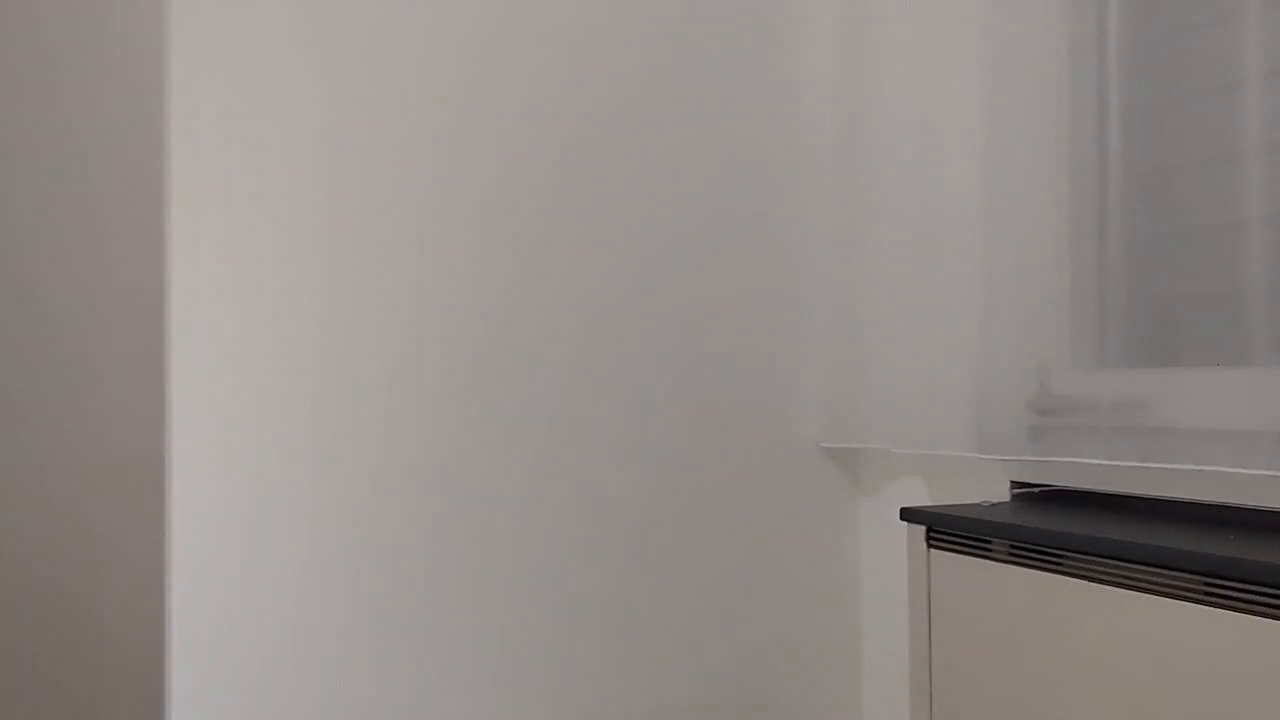
#> input picture frame 6 of ball.mp4, 1280 x 720 px
$ python tracker.py
#> lines starting #> are read from the running program, lines starting #| are printed output that depends on the picture; after the words box and inside, x2 and y2 are one past the last pixel; in counts of white or black regions, pixels touching at a corner belong together
import time
import cv2
import numpy as np
import matplotlib.pyplot as plt

def main():
    cap = cv2.VideoCapture("ball.mp4")
    fps = int(cap.get(cv2.CAP_PROP_FPS))

    # initialize background model
    bg_sub = cv2.createBackgroundSubtractorMOG2(varThreshold=50, detectShadows=False)
    ret, frame0 = cap.read()
#> frame0 is the input picture: shape (720, 1280, 3); mean B, G, R 136.2, 140.1, 146.6
    if not ret:
        print("Error: cannot read video file")
        exit(1)
    bg_sub.apply(frame0, learningRate=1.0)

    tracked_pos = []

    fig, axs = plt.subplots(nrows=1, ncols=3, figsize=(10, 2), dpi=100)

    axs[0].set_title("Position")
    axs[0].set_ylim(0, 700)
    axs[1].set_title("Velocity")
    axs[1].set_ylim(-200, 200)
    axs[2].set_title("Acceleration")
    axs[2].set_ylim(-30, 10)

    pl_pos = axs[0].plot([], [], c="b")[0]
    pl_vel = axs[1].plot([], [], c="b")[0]
    pl_acc = axs[2].plot([], [], c="b")[0]

    for ax in axs:
        ax.set_xlim(0, 20)
        ax.grid(True)

    fig.canvas.draw()
    bg_axs = [fig.canvas.copy_from_bbox(ax.bbox) for ax in axs]

    while True:
        ret, frame = cap.read()
        if not ret:
            cap.set(cv2.CAP_PROP_POS_FRAMES, 0)
            tracked_pos.clear()
            continue
        frame_annotated = frame.copy()

        st = time.time()

        # filter based on color
        hsv = cv2.cvtColor(frame, cv2.COLOR_BGR2HSV)
#> hsv: shape (720, 1280, 3); mean H, S, V 15.8, 19.2, 146.7
        mask_color = cv2.inRange(hsv, (20, 0, 0), (100, 255, 255))
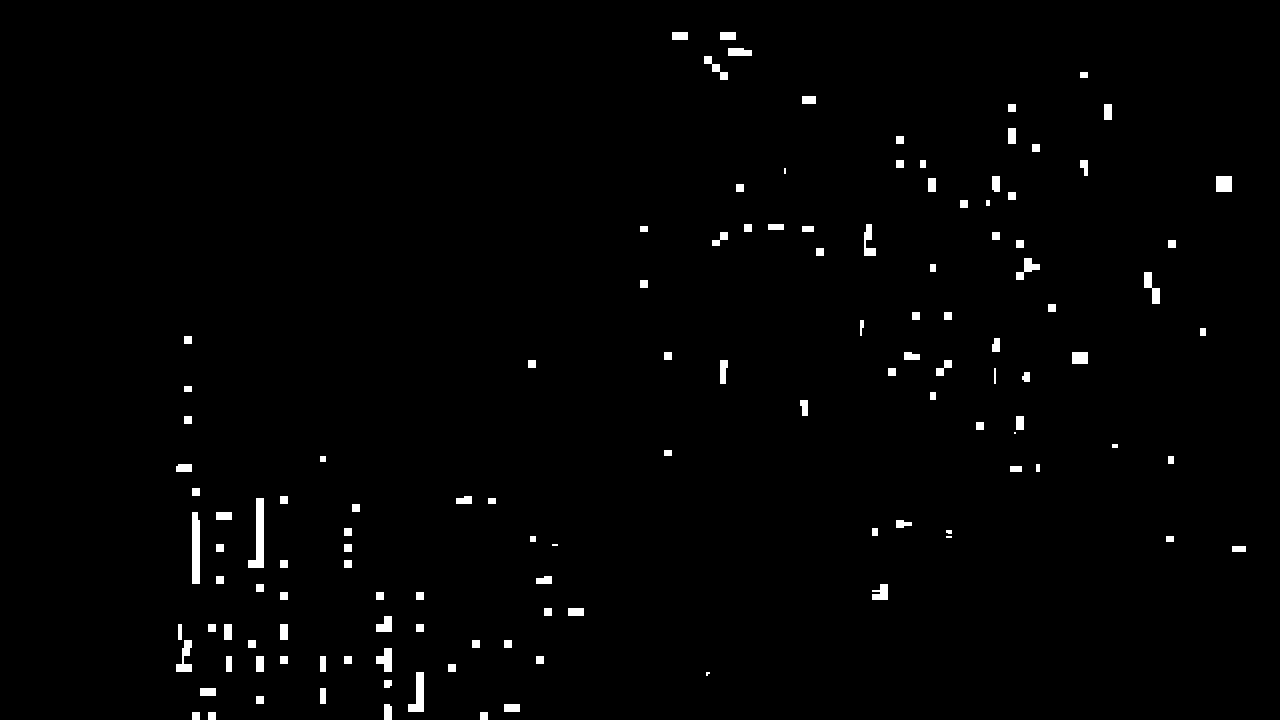
#> mask_color: shape (720, 1280); 1.3% white; 125 white regions (5 under 20 px), largest, box (x1, y1, x2, y2) and area: (248, 498, 264, 568) 624, (192, 512, 200, 584) 560, (408, 672, 424, 712) 384

        # filter based on motion
        mask_fg = bg_sub.apply(frame, learningRate=0)
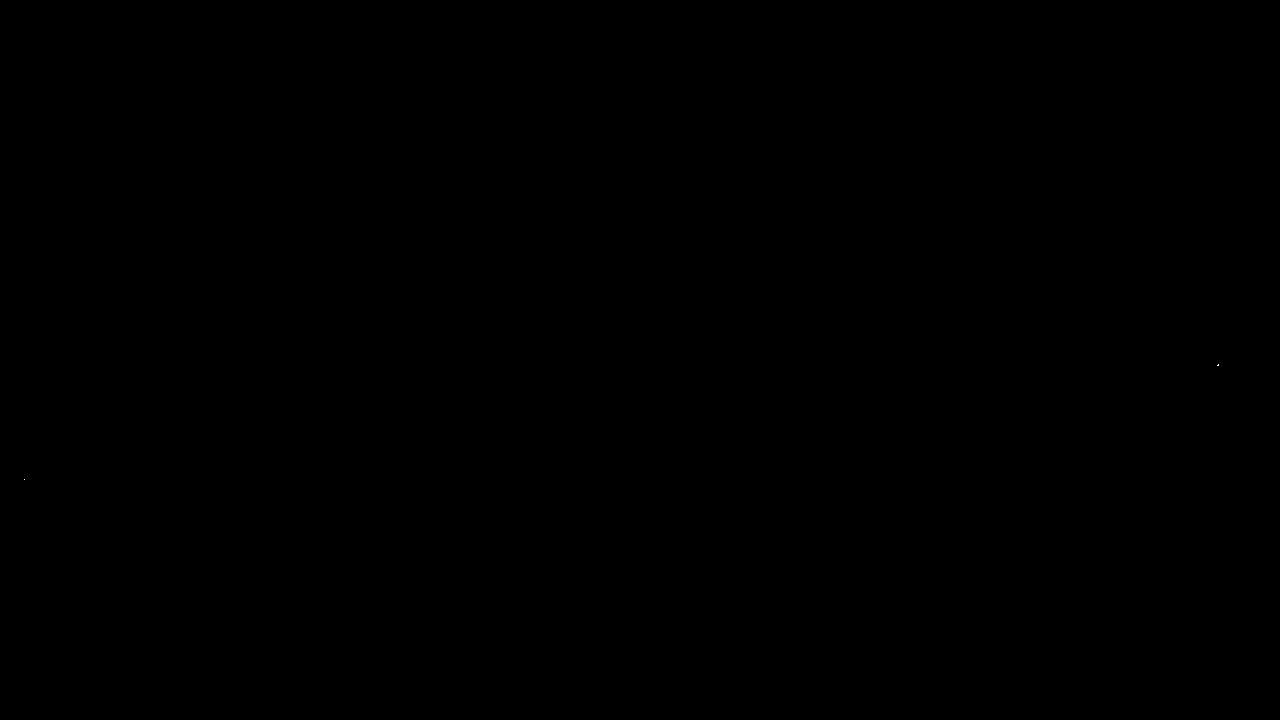
#> mask_fg: shape (720, 1280); 0% white in thin lines or dots, all inside (x1, y1, x2, y2) = (24, 364, 1219, 480)

        # combine both masks
        mask = cv2.bitwise_and(mask_color, mask_fg)
#> mask: shape (720, 1280); every value is 0
        mask = cv2.morphologyEx(
            mask, cv2.MORPH_OPEN, cv2.getStructuringElement(cv2.MORPH_ELLIPSE, (13, 13))
        )

        # find largest contour corresponding to the ball we want to track
        contours, _ = cv2.findContours(mask, cv2.RETR_EXTERNAL, cv2.CHAIN_APPROX_SIMPLE)
#> contours = []
        if len(contours) > 0:
            largest_contour = max(contours, key=cv2.contourArea)
            x, y, w, h = cv2.boundingRect(largest_contour)
            center = (x + w // 2, y + h // 2)
            tracked_pos.append(center)

            cv2.circle(frame_annotated, center, 30, (255, 0, 0), 2)
            cv2.circle(frame_annotated, center, 2, (255, 0, 0), 2)

        # draw trajectory
        for i in range(1, len(tracked_pos)):
            cv2.line(frame_annotated, tracked_pos[i - 1], tracked_pos[i], (255, 0, 0), 1)

        row1 = cv2.hconcat([frame, cv2.cvtColor(mask_color, cv2.COLOR_GRAY2BGR)])
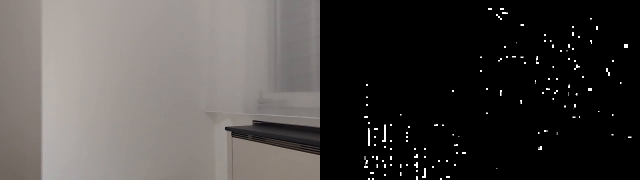
#> row1: shape (720, 2560, 3) (shown at 1/4 size); mean B, G, R 69.8, 71.7, 75
        row2 = cv2.hconcat(
            [
                cv2.cvtColor(mask_fg, cv2.COLOR_GRAY2BGR),
                cv2.cvtColor(mask, cv2.COLOR_GRAY2BGR),
            ]
        )
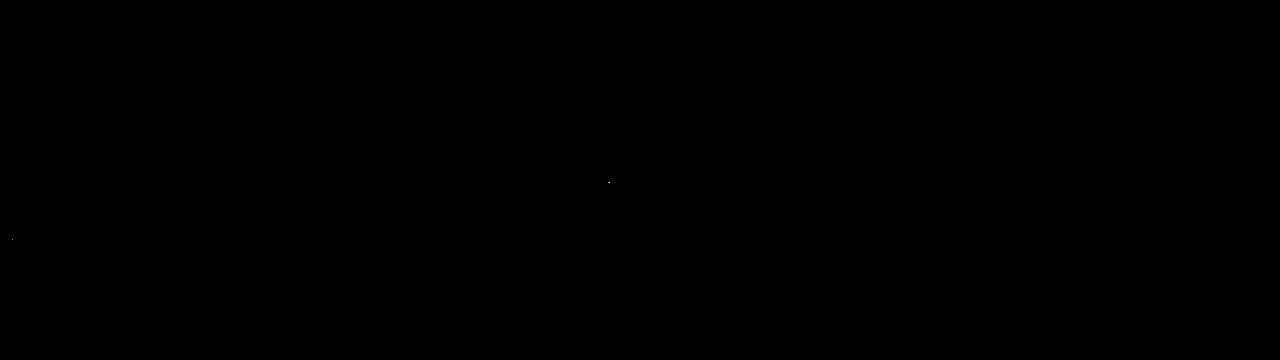
#> row2: shape (720, 2560, 3) (shown at 1/2 size); 0% white in thin lines or dots, all inside (x1, y1, x2, y2) = (24, 364, 1219, 480)
        composite = cv2.vconcat([row1, row2])
        composite = cv2.resize(composite, (0, 0), fx=0.75, fy=0.75)
#> composite: shape (1080, 1920, 3)

        pos = np.array([tracked_pos[0][1] - pos[1] for pos in tracked_pos])
        vel = np.diff(pos)
        acc = np.diff(vel)

        pl_pos.set_data(range(len(pos)), pos)
        pl_vel.set_data(range(len(vel)), vel)
        pl_acc.set_data(range(len(acc)), acc)

        fig.canvas.restore_region(bg_axs[0])
        axs[0].draw_artist(pl_pos)
        fig.canvas.blit(axs[0].bbox)

        fig.canvas.restore_region(bg_axs[1])
        axs[1].draw_artist(pl_vel)
        fig.canvas.blit(axs[1].bbox)

        fig.canvas.restore_region(bg_axs[2])
        axs[2].draw_artist(pl_acc)
        fig.canvas.blit(axs[2].bbox)

        buf = fig.canvas.buffer_rgba()
        plot = np.asarray(buf)
        plot = cv2.cvtColor(plot, cv2.COLOR_RGB2BGR)
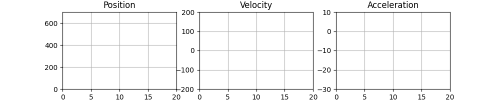
#> plot: shape (200, 1000, 3) (shown at 1/2 size); min 0, max 255, mean 246.9

        # pad plot with white to match width of frame, same left and right padding
        pad = (frame.shape[1] - plot.shape[1]) // 2
        plot = cv2.copyMakeBorder(plot, 50, 50, pad, pad, cv2.BORDER_CONSTANT, value=(255, 255, 255))
#> plot: shape (300, 1280, 3)

        # vstack frame and plot
        frame_annotated = cv2.vconcat([plot, frame_annotated])
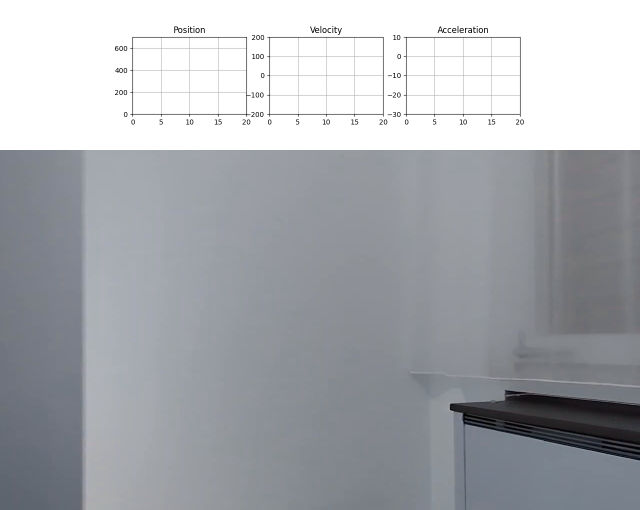
#> frame_annotated: shape (1020, 1280, 3) (shown at 1/2 size); mean R, G, B 170, 172.6, 177.3

        cv2.imshow("Frame", frame_annotated)
        # cv2.imshow("Plot", plot)

        et = time.time()

        dt = (et - st) * 1000
        target_time = 1000 / fps

        sleep_time = max(1, int(target_time - dt))

        key = cv2.waitKey(sleep_time) & 0xFF
#> (key q is pressed here)
        if key & 0xFF == ord("q"):
            break

    cap.release()
    cv2.destroyAllWindows()

if __name__ == "__main__":
    main()
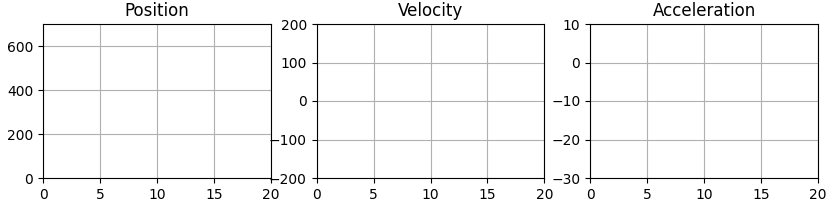
#> figure drawn by matplotlib, 3 panels

$ run again, starting later in the video
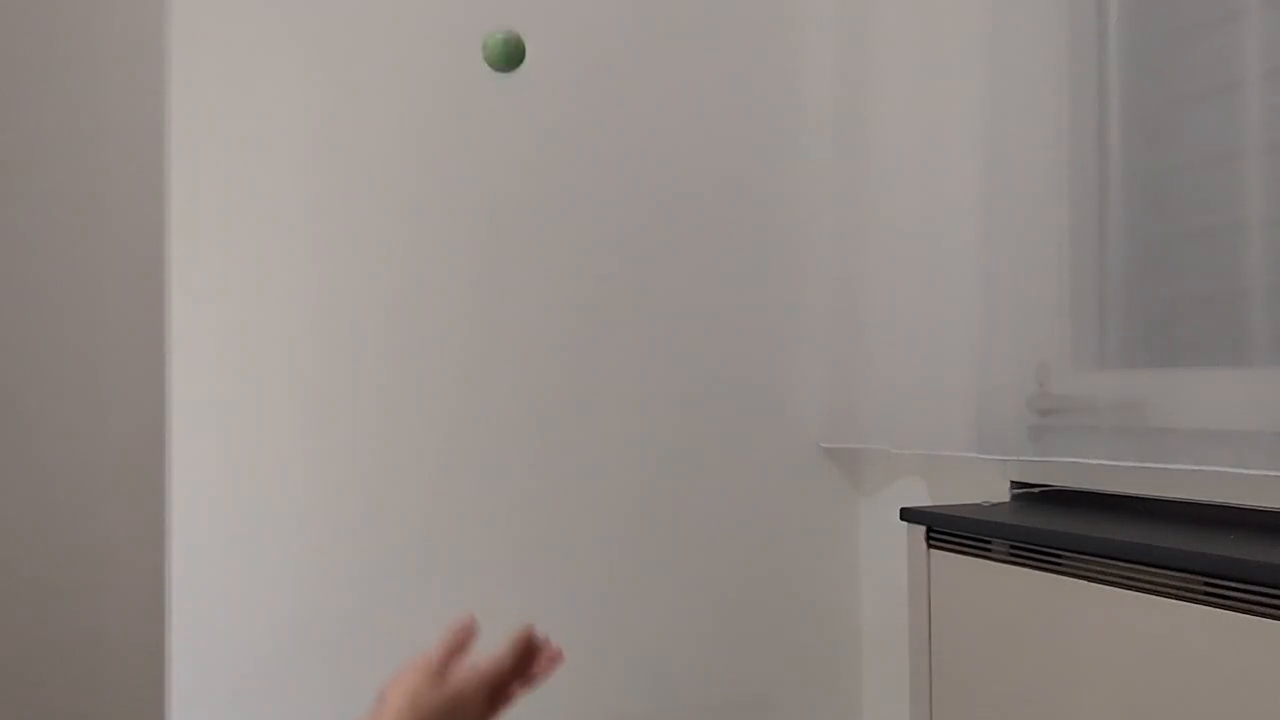
#> input picture frame 27 of ball.mp4, 1280 x 720 px
#> in main, frame0 is the input picture: shape (720, 1280, 3); mean B, G, R 134.6, 138.5, 145.7
#> hsv: shape (720, 1280, 3); mean H, S, V 15.7, 20.8, 145.9
#> in main, `mask_color = cv2.inRange(hsv, (20, 0, 0), (100, 255, 255))`:
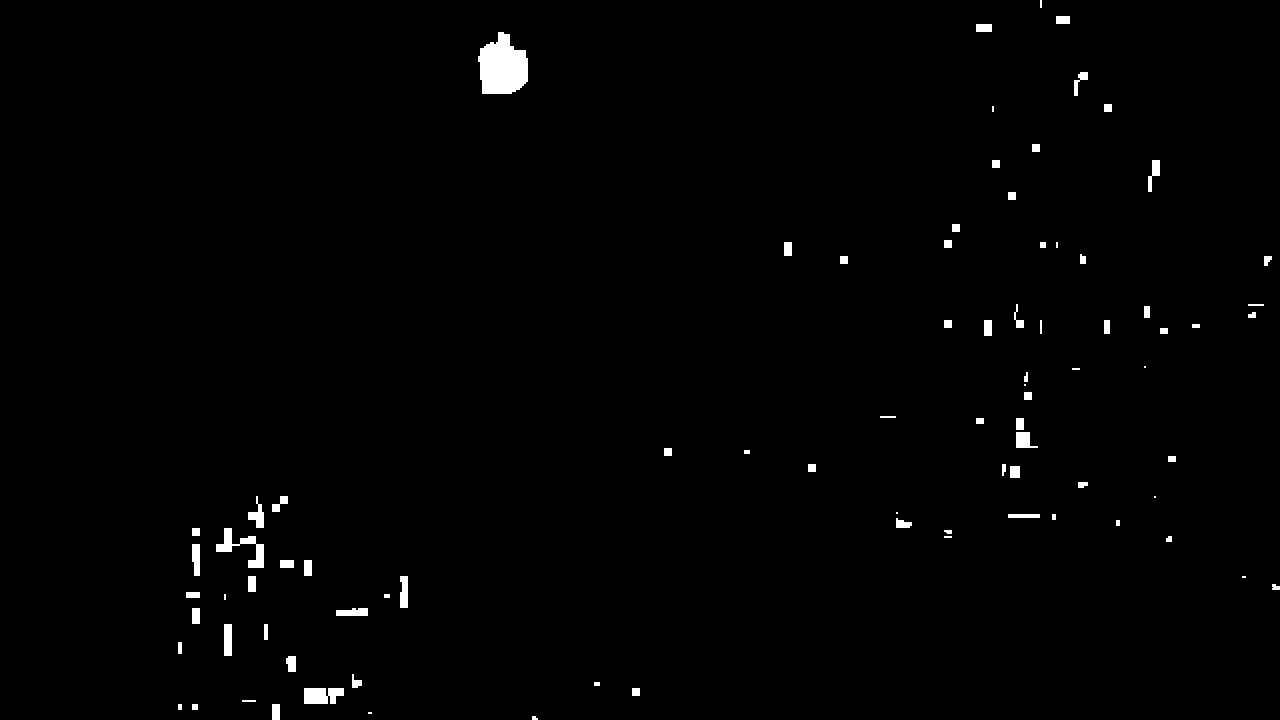
#> mask_color: shape (720, 1280); 1% white; 84 white regions (12 under 20 px), largest, box (x1, y1, x2, y2) and area: (478, 32, 528, 94) 2304, (216, 528, 264, 568) 640, (304, 688, 344, 704) 544
#> mask_fg: shape (720, 1280); 1.2% white; 12 white regions (5 under 20 px), largest, box (x1, y1, x2, y2) and area: (396, 615, 564, 720) 6474, (489, 655, 570, 720) 2075, (481, 30, 526, 91) 1889
#> contours = 2 contours; box (x1, y1, x2, y2) and area: (485, 69, 521, 91) 534, (506, 49, 525, 66) 221
#> largest_contour = contour of 32 points, box (x1, y1, x2, y2) (485, 69, 521, 91), area 534
#> x = 485; y = 69; w = 36; h = 22
#> center = (503, 80)
#> pos = [0]
#> vel = empty array
#> in main, `frame_annotated = cv2.vconcat([plot, frame_annotated])`:
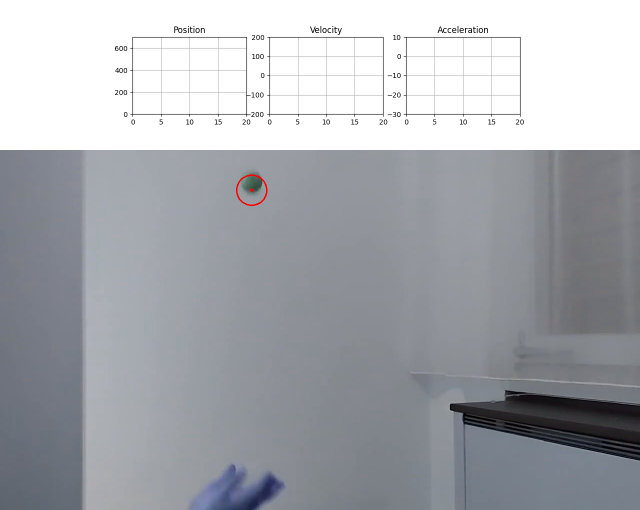
#> frame_annotated: shape (1020, 1280, 3) (shown at 1/2 size); mean R, G, B 169, 171.6, 176.7
